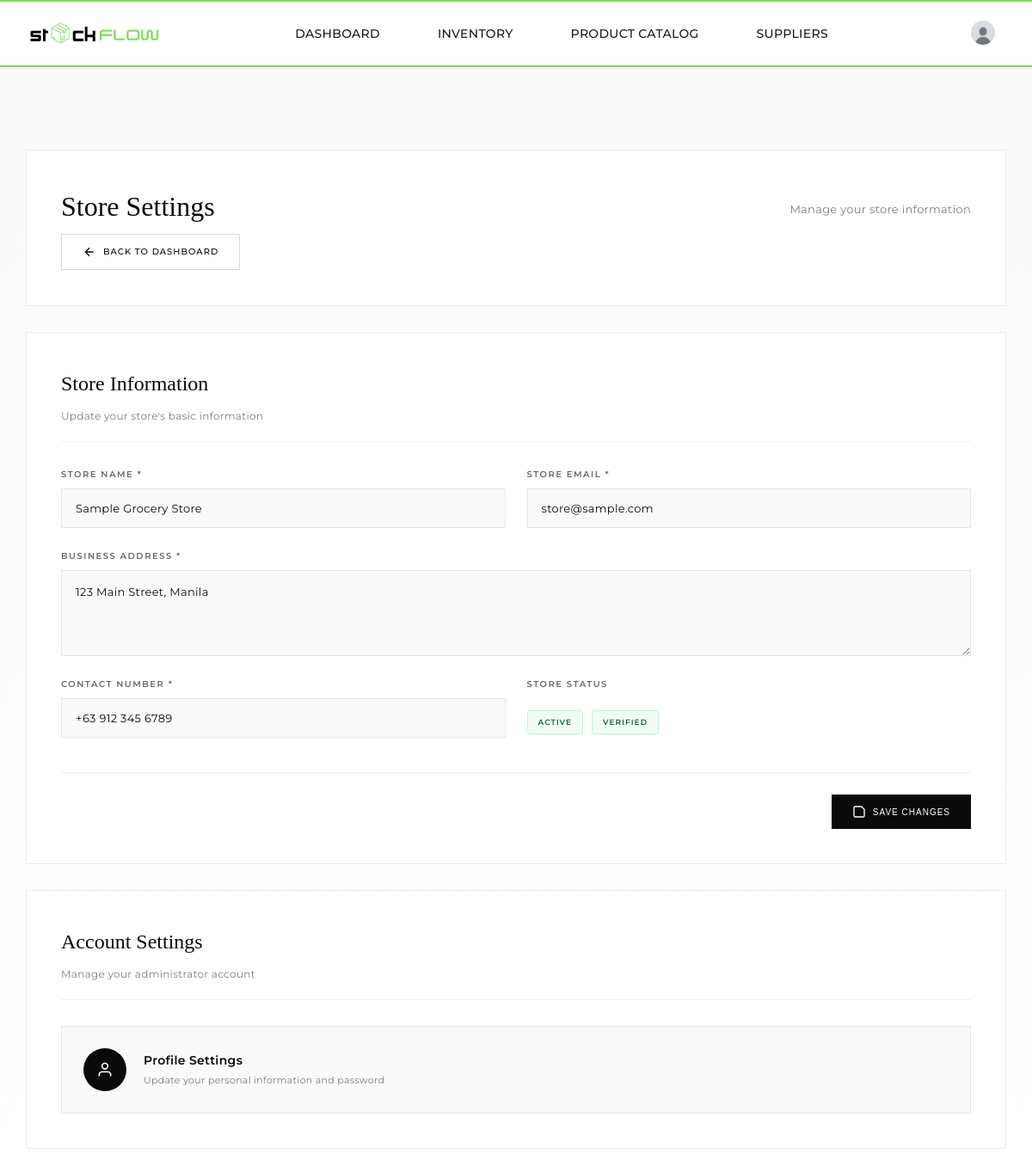
Screenshot of /grocery/store/settings.php (signed in) with the database file from the repository.
### tables this page shows
CREATE TABLE `grocery_stores` (
  `store_id` int(11) NOT NULL,
  `store_name` varchar(255) NOT NULL,
  `business_address` text NOT NULL,
  `contact_number` varchar(50) DEFAULT NULL,
  `email` varchar(255) DEFAULT NULL,
  `business_permit` varchar(255) DEFAULT NULL,
  `is_verified` tinyint(1) DEFAULT 0,
  `is_active` tinyint(1) DEFAULT 1,
  `created_at` timestamp NOT NULL DEFAULT current_timestamp(),
  `updated_at` timestamp NOT NULL DEFAULT current_timestamp() ON UPDATE current_timestamp()
);

### includes/config.php (called while the page is built, shortened)
<?php
$baseUrl = '/StockFlowDraft';
function getCurrentUserId() {
    return $_SESSION['user_id'] ?? null;
}
?>

### grocery/store/settings.php (the view, shortened to what this page needs)
<?php
require_once __DIR__ . '/../../includes/config.php';
$conn = getDBConnection();
$user_id = getCurrentUserId();
$store_stmt = $conn->prepare("SELECT store_id FROM users WHERE user_id = ?");
$store_stmt->bind_param("i", $user_id);
$store_stmt->execute();
$store_result = $store_stmt->get_result();
$user_store = $store_result->fetch_assoc();
$store_id = $user_store['store_id'];
$store_info_stmt = $conn->prepare("SELECT * FROM grocery_stores WHERE store_id = ?");
$store_info_stmt->bind_param("i", $store_id);
$store_info_stmt->execute();
$store_info = $store_info_stmt->get_result()->fetch_assoc();
$pageCss = '<link rel="stylesheet" href="' . htmlspecialchars($baseUrl) . '/includes/style/pages/settings.css">';
require_once __DIR__ . '/../../includes/header.php';
?>
<main class="settings-page">
    <div class="page-container">
        <div class="page-header">
            <div class="header-content">
                <h1 class="page-title">Store Settings</h1>
                <p class="page-subtitle">Manage your store information</p>
            </div>
            <div class="header-actions">
                <a href="../grocery_dashboard.php" class="btn btn-secondary">
                    <svg width="16" height="16" viewBox="0 0 24 24" fill="none" stroke="currentColor" stroke-width="2">
                        <path d="M19 12H5M12 19l-7-7 7-7"/>
                    </svg>
                    Back to Dashboard
                </a>
            </div>
        </div>
        <div class="settings-content">
            <div class="settings-section">
                <div class="section-header">
                    <h2>Store Information</h2>
                    <p>Update your store's basic information</p>
                </div>
                <form method="POST" action="" class="settings-form">
                    <div class="form-grid">
                        <div class="form-group">
                            <label for="store_name" class="form-label">Store Name *</label>
                            <input type="text" id="store_name" name="store_name" class="form-input"
                                   value="<?php echo htmlspecialchars($store_info['store_name']); ?>" required>
                        </div>
                        <div class="form-group">
                            <label for="store_email" class="form-label">Store Email *</label>
                            <input type="email" id="store_email" name="store_email" class="form-input"
                                   value="<?php echo htmlspecialchars($store_info['email']); ?>" required>
                        </div>
                        <div class="form-group full-width">
                            <label for="business_address" class="form-label">Business Address *</label>
                            <textarea id="business_address" name="business_address" class="form-input" rows="3" required><?php echo htmlspecialchars($store_info['business_address']); ?></textarea>
                        </div>
                        <div class="form-group">
                            <label for="contact_number" class="form-label">Contact Number *</label>
                            <input type="tel" id="contact_number" name="contact_number" class="form-input"
                                   value="<?php echo htmlspecialchars($store_info['contact_number']); ?>" required>
                        </div>
                        <div class="form-group">
                            <label class="form-label">Store Status</label>
                            <div class="status-display">
                                <span class="badge badge-<?php echo $store_info['is_active'] ? 'success' : 'danger'; ?>">
                                    <?php echo $store_info['is_active'] ? 'Active' : 'Inactive'; ?>
                                </span>
                                <span class="badge badge-<?php echo $store_info['is_verified'] ? 'success' : 'warning'; ?>">
                                    <?php echo $store_info['is_verified'] ? 'Verified' : 'Pending Verification'; ?>
                                </span>
                            </div>
                        </div>
                    </div>
                    <div class="form-actions">
                        <button type="submit" name="update_store" class="btn btn-primary">
                            <svg width="16" height="16" viewBox="0 0 24 24" fill="none" stroke="currentColor" stroke-width="2">
                                <path d="M19 21H5a2 2 0 0 1-2-2V5a2 2 0 0 1 2-2h11l5 5v11a2 2 0 0 1-2 2z"/>
                            </svg>
                            Save Changes
                        </button>
                    </div>
                </form>
            </div>
            <div class="settings-section">
                <div class="section-header">
                    <h2>Account Settings</h2>
                    <p>Manage your administrator account</p>
                </div>
                <div class="settings-links">
                    <a href="../profile/profile.php" class="settings-link">
                        <div class="link-icon">
                            <svg width="20" height="20" viewBox="0 0 24 24" fill="none" stroke="currentColor" stroke-width="2">
                                <path d="M20 21v-2a4 4 0 0 0-4-4H8a4 4 0 0 0-4 4v2"/>
                                <circle cx="12" cy="7" r="4"/>
                            </svg>
                        </div>
                        <div class="link-content">
                            <h3>Profile Settings</h3>
                            <p>Update your personal information and password</p>
                        </div>
                    </a>
                </div>
            </div>
        </div>
    </div>
</main>

### css/style.css (style rules this page uses)
:root { --primary: #1a1a1a; --secondary: #666666; --border: #e5e5e5; --bg: #ffffff; --hover: #f5f5f5; }
* { margin: 0; padding: 0; box-sizing: border-box; }
html { min-height: 100vh; overflow-x: hidden; }
body { font-family: 'Montserrat', sans-serif; background-color: #fff; min-height: 100vh; display: flex; flex-direction: column; margin: 0; position: relative; overflow-x: hidden; padding-top: 74px; }
main { width: 100%; position: relative; z-index: 1; padding-bottom: 60px; }
.header-actions { display: flex; align-items: center; gap: 14px; height: 44px; }

### includes/style/pages/settings.css (style rules this page uses)
* { margin: 0; padding: 0; box-sizing: border-box; }
body { font-family: 'Montserrat', sans-serif; background: #ffffff; color: #1a1a1a; line-height: 1.6; }
.settings-page { min-height: 100vh; padding: 100px 30px 60px; background: linear-gradient(to bottom, #fafafa 0%, #ffffff 100%); }
.page-container { max-width: 1200px; margin: 0 auto; }
.page-header { background: #ffffff; border: 1px solid rgba(0,0,0,0.08); padding: 40px; margin-bottom: 30px; transition: all 0.3s ease; }
.header-content { display: flex; justify-content: space-between; align-items: center; }
.page-title { font-family: 'Playfair Display', serif; font-size: 32px; font-weight: 400; margin-bottom: 5px; color: #0a0a0a; }
.page-subtitle { font-size: 13px; color: rgba(0,0,0,0.5); letter-spacing: 0.3px; }
.header-actions { display: flex; gap: 12px; }
.btn { display: inline-flex; align-items: center; gap: 8px; padding: 12px 24px; font-size: 10px; letter-spacing: 1px; text-transform: uppercase; font-weight: 500; text-decoration: none; border: none; cursor: pointer; transition: all 0.3s ease; }
.btn-primary { background: #0a0a0a; color: #ffffff; }
.btn-secondary { background: transparent; color: #0a0a0a; border: 1px solid rgba(0,0,0,0.15); }
.settings-content { display: flex; flex-direction: column; gap: 30px; }
.settings-section { background: #ffffff; border: 1px solid rgba(0,0,0,0.08); padding: 40px; transition: all 0.3s ease; }
.section-header { margin-bottom: 30px; padding-bottom: 20px; border-bottom: 1px solid rgba(0,0,0,0.06); }
.section-header h2 { font-family: 'Playfair Display', serif; font-size: 24px; font-weight: 400; color: #0a0a0a; margin-bottom: 8px; }
.section-header p { font-size: 12px; color: rgba(0,0,0,0.5); letter-spacing: 0.3px; }
.settings-form { width: 100%; }
.form-grid { display: grid; grid-template-columns: repeat(2, 1fr); gap: 25px; }
.form-group { display: flex; flex-direction: column; gap: 8px; }
.form-group.full-width { grid-column: 1 / -1; }
.form-label { font-size: 10px; letter-spacing: 1.5px; text-transform: uppercase; color: rgba(0,0,0,0.6); font-weight: 600; }
.form-input, .form-textarea, .form-select { width: 100%; padding: 14px 16px; font-size: 13px; font-family: 'Montserrat', sans-serif; color: #0a0a0a; background: #fafafa; border: 1px solid rgba(0,0,0,0.08); transition: all 0.3s ease; letter-spacing: 0.3px; }
textarea.form-input { resize: vertical; min-height: 100px; line-height: 1.6; }
.status-display { display: flex; gap: 10px; align-items: center; padding: 14px 0; }
.badge { display: inline-block; padding: 6px 12px; font-size: 9px; letter-spacing: 1px; text-transform: uppercase; font-weight: 600; border-radius: 2px; }
.badge-success { background: #f0fdf4; color: #166534; border: 1px solid #bbf7d0; }
.form-actions { margin-top: 30px; padding-top: 25px; border-top: 1px solid rgba(0,0,0,0.06); display: flex; justify-content: flex-end; gap: 12px; }
.settings-links { display: flex; flex-direction: column; gap: 15px; }
.settings-link { display: flex; align-items: center; gap: 20px; padding: 25px; border: 1px solid rgba(0,0,0,0.08); background: #fafafa; text-decoration: none; color: #0a0a0a; transition: all 0.3s ease; }
.link-icon { width: 50px; height: 50px; background: #0a0a0a; color: #ffffff; border-radius: 50%; display: flex; align-items: center; justify-content: center; flex-shrink: 0; transition: all 0.3s ease; }
.link-content { flex: 1; }
.link-content h3 { font-size: 14px; font-weight: 600; color: #0a0a0a; margin-bottom: 4px; letter-spacing: 0.3px; }
.link-content p { font-size: 11px; color: rgba(0,0,0,0.5); letter-spacing: 0.3px; }

### rows the page displays
grocery_stores: store_name "Sample Grocery Store", store_email "store@sample.com", business_address "123 Main Street, Manila", contact_number "+63 912 345 6789"
